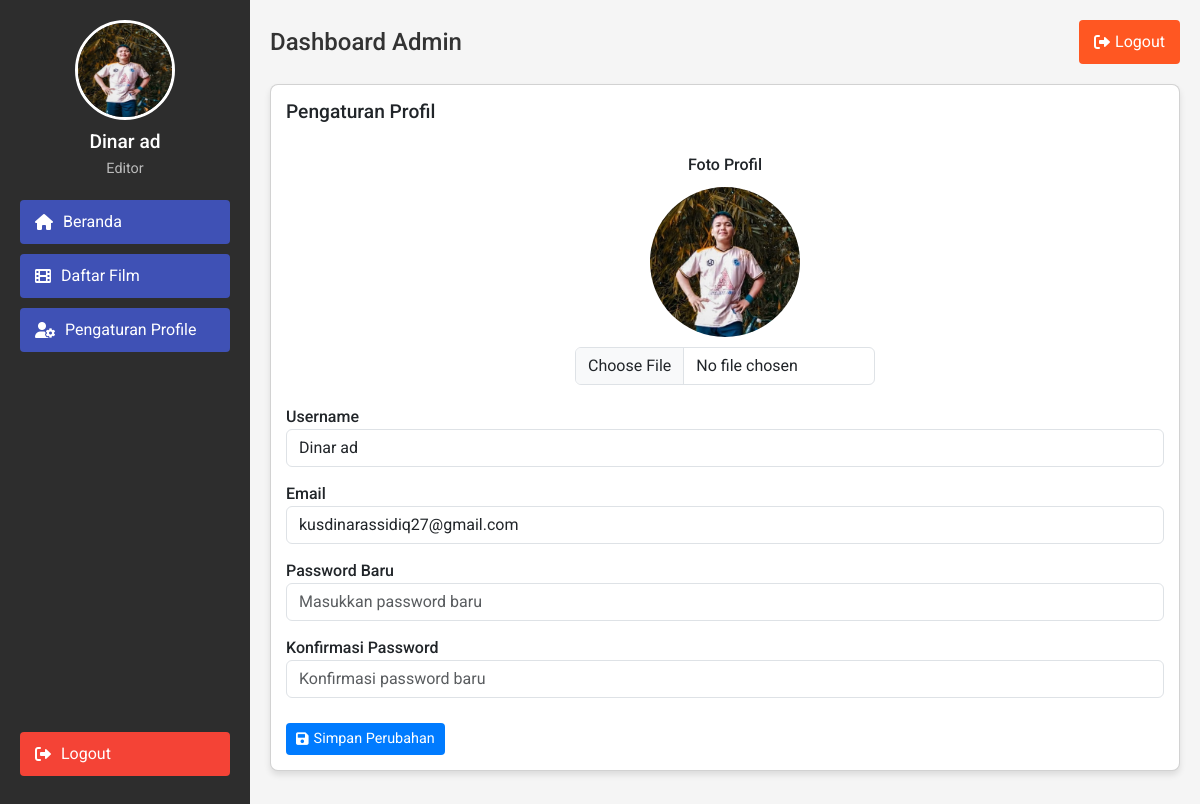
The app's page /Website/admin/pengaturanProfile.php (signed in) with its own data.
### tables this page shows
CREATE TABLE `user` (
  `id` int(11) NOT NULL,
  `username` varchar(50) NOT NULL,
  `password` varchar(255) NOT NULL,
  `email` varchar(100) NOT NULL,
  `foto` text NOT NULL,
  `id_role` int(10) NOT NULL
);

### Website/admin/pengaturanProfile.php (the view, shortened to what this page needs)
<?php
include '../koneksi.php';
$username = $_SESSION['username'];
$role = $_SESSION['role'];
$sql = "SELECT * FROM user WHERE username = ?";
$stmt = $koneksi->prepare($sql);
$stmt->bind_param("s", $username);
$stmt->execute();
$result = $stmt->get_result();
$user = $result->fetch_assoc();
$foto_profil = "../img/foto_profile/" . $user['foto'];
?>
<!DOCTYPE html>
<html lang="en">
<head>
    <link href="https://cdn.jsdelivr.net/npm/bootstrap@5.3.2/dist/css/bootstrap.min.css" rel="stylesheet">
    <link href="https://cdnjs.cloudflare.com/ajax/libs/font-awesome/6.0.0-beta3/css/all.min.css" rel="stylesheet">
    <link rel="stylesheet" href="../style/dashboardStyle.css">
</head>
<body>
    <nav>
        <div class="profile">
            <img src="<?php echo $foto_profil; ?>" alt="Profile Picture">
            <h3><?php echo $username; ?></h3>
            <p><?php echo $role; ?></p>
        </div>
        <a href="dashboard.php"><i class="fas fa-home"></i> Beranda</a>
        <a href="manageFilm.php"><i class="fas fa-film"></i> Daftar Film</a>
        <a href="pengaturanProfile.php"><i class="fas fa-user-cog"></i> Pengaturan Profile</a>
        <a href="logout.php" style="margin-top: auto; background-color: #f44336;" class="d-flex align-items-center justify-content-start"><i class="fas fa-sign-out-alt" style="margin-right: 10px;"></i> Logout</a>
    </nav>
    <div class="content">
        <header>
            <h1>Dashboard Admin</h1>
            <button onclick="window.location.href='logout.php'"><i class="fas fa-sign-out-alt"></i> Logout</button>
        </header>
        <section>
            <div class="card">
                <h2>Pengaturan Profil</h2>
                <form id="profileForm" method="POST" enctype="multipart/form-data" style="margin-top: 20px;">
                    <div class="form-group" style="margin-bottom: 20px; text-align: center;">
                        <label for="profilePicture" style="font-weight: 500; display: block; margin-bottom: 10px;">Foto Profil</label>
                        <img src="<?php echo $foto_profil; ?>" id="profilePreview" alt="Foto Profil" style="border-radius: 50%; width: 150px; height: 150px; object-fit: cover; margin-bottom: 10px;">
                        <input type="file" id="profilePicture" class="form-control" accept="image/*" name="profilePicture" style="max-width: 300px; margin: 0 auto;">
                    </div>
                    <div class="form-group" style="margin-bottom: 15px;">
                        <label for="username" style="font-weight: 500;">Username</label>
                        <input type="text" id="username" class="form-control" placeholder="Masukkan username baru" value="<?php echo $user['username']; ?>" name="username">
                    </div>
                    <div class="form-group" style="margin-bottom: 15px;">
                        <label for="email" style="font-weight: 500;">Email</label>
                        <input type="email" id="email" class="form-control" placeholder="Masukkan email baru" value="<?php echo $user['email']; ?>" name="email">
                    </div>
                    <div class="form-group" style="margin-bottom: 15px;">
                        <label for="password" style="font-weight: 500;">Password Baru</label>
                        <input type="password" id="password" class="form-control" placeholder="Masukkan password baru" name="password">
                    </div>
                    <div class="form-group" style="margin-bottom: 15px;">
                        <label for="confirmPassword" style="font-weight: 500;">Konfirmasi Password</label>
                        <input type="password" id="confirmPassword" class="form-control" placeholder="Konfirmasi password baru" name="confirmPassword">
                    </div>
                    <button type="submit" class="btn btn-add-user" style="margin-top: 10px;"><i class="fas fa-save"></i> Simpan Perubahan</button>
                </form>
            </div>
        </section>
    </div>
</body>
</html>

### Website/style/dashboardStyle.css (style rules this page uses)
body { margin: 0; font-family: 'Roboto', sans-serif; display: flex; min-height: 100vh; background-color: #f5f5f5; color: #333; }
nav { width: 250px; background-color: #2d2d2d; padding: 20px; display: flex; flex-direction: column; align-items: center; position: fixed; top: 0; left: 0; height: 100%; overflow-y: auto; }
.profile { text-align: center; margin-bottom: 20px; }
.profile img { width: 100px; height: 100px; border-radius: 50%; border: 3px solid #fff; margin-bottom: 10px; }
.profile h3 { color: #fff; margin: 0; font-size: 1.2rem; }
.profile p { color: #bbb; margin: 5px 0 0; font-size: 0.9rem; }
nav a { color: #fff; text-decoration: none; font-size: 1rem; padding: 10px 15px; border-radius: 4px; background-color: #3f51b5; text-align: center; width: 100%; margin-bottom: 10px; box-sizing: border-box; display: flex; align-items: center; justify-content: start; }
nav a i { margin-right: 10px; }
.content { flex: 1; padding: 20px; margin-left: 250px; }
header { display: flex; justify-content: space-between; align-items: center; margin-bottom: 20px; }
header h1 { margin: 0; font-size: 1.5rem; }
header button { padding: 10px 15px; border: none; background-color: #ff5722; color: #fff; border-radius: 4px; cursor: pointer; display: flex; align-items: center; }
header button i { margin-right: 5px; }
section { margin-top: 20px; }
.card { background-color: #fff; border-radius: 8px; padding: 15px; margin-bottom: 15px; box-shadow: 0 4px 6px rgba(0, 0, 0, 0.1); }
.card h2 { margin: 0 0 10px; font-size: 1.2rem; }
.btn { display: inline-flex; align-items: center; padding: 5px 10px; font-size: 0.9rem; border: none; border-radius: 4px; cursor: pointer; text-decoration: none; }
.btn i { margin-right: 5px; }
.btn-add-user { background-color: #007bff; color: #fff; }

### records on screen
user: foto (picture), username "Dinar ad", email "kusdinarassidiq27@gmail.com"

### other values on screen
$username "Dinar ad"
$role "Editor"
